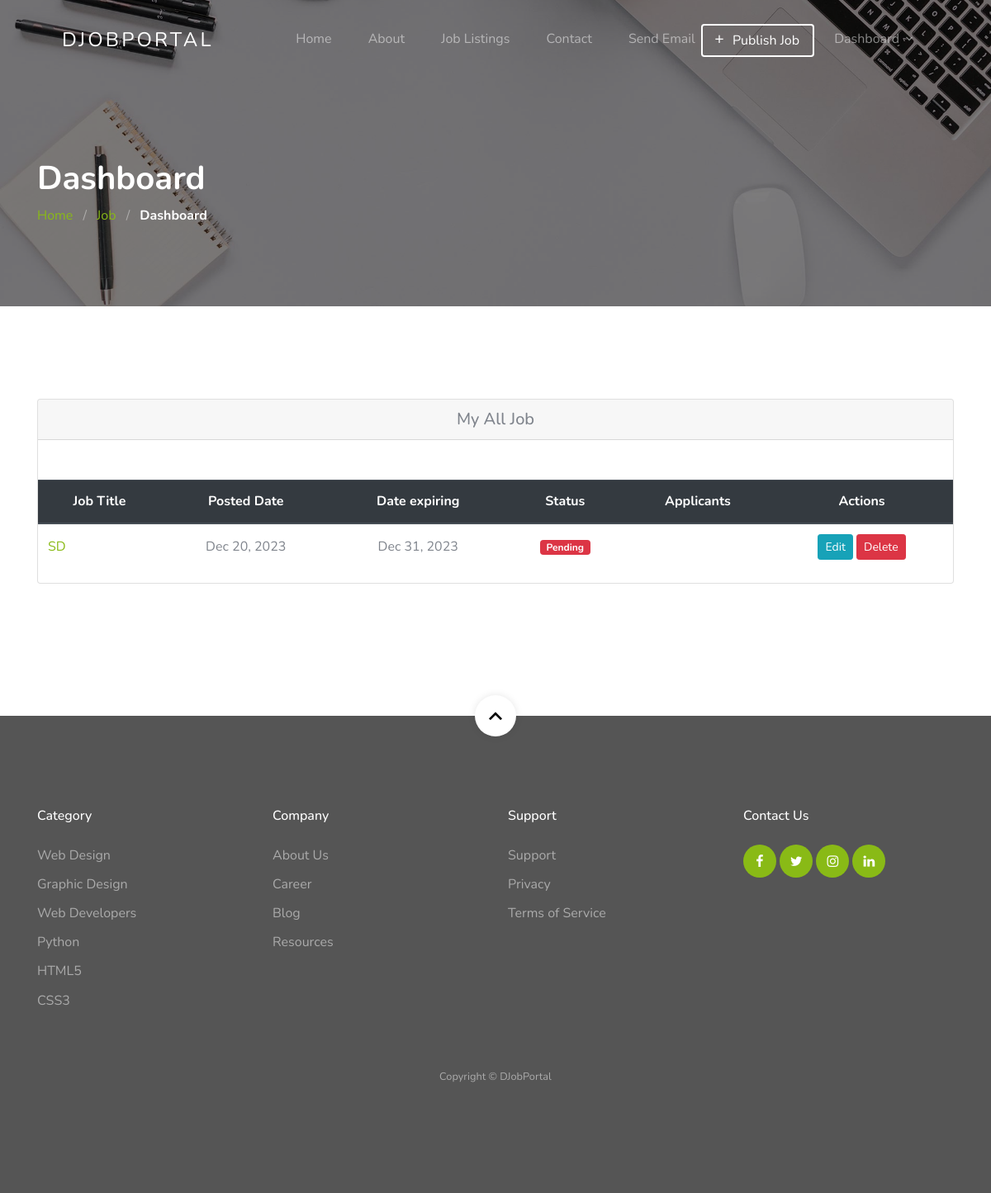
The page /dashboard/ (signed in) on the database its author committed.
### jobapp/models.py (models this page shows, shortened)
class Job(models.Model):
    user = models.ForeignKey(User, related_name='User', on_delete=models.CASCADE)
    title = models.CharField(max_length=300)
    description = RichTextField()
    tags = TaggableManager()
    location = models.CharField(max_length=300)
    job_type = models.CharField(choices=JOB_TYPE, max_length=1)
    category = models.ForeignKey(Category,related_name='Category', on_delete=models.CASCADE)
    salary = models.CharField(max_length=30, blank=True)
    company_name = models.CharField(max_length=300)
    company_description = RichTextField(blank=True, null=True)
    url = models.URLField(max_length=200)
    last_date = models.DateField()
    is_published = models.BooleanField(default=False)
    is_closed = models.BooleanField(default=False)
    timestamp = models.DateTimeField(auto_now=True)

### jobapp/views.py (the view)
# urls.py: path('dashboard/', views.dashboard_view, name='dashboard'),
@login_required(login_url=reverse_lazy('account:login'))
def dashboard_view(request):
    jobs = []
    savedjobs = []
    appliedjobs = []
    total_applicants = {}
    if request.user.role == 'employer':
        jobs = Job.objects.filter(user=request.user.id)
        for job in jobs:
            count = Applicant.objects.filter(job=job.id).count()
            total_applicants[job.id] = count
    if request.user.role == 'employee':
        savedjobs = BookmarkJob.objects.filter(user=request.user.id)
        appliedjobs = Applicant.objects.filter(user=request.user.id)
    context = {
        'jobs': jobs,
        'savedjobs': savedjobs,
        'appliedjobs':appliedjobs,
        'total_applicants': total_applicants
    }
    return render(request, 'jobapp/dashboard.html', context)

### jobapp/templatetags/get_total_applicant.py (called while the page is built)
@register.simple_tag(name='get_total_applicant')
def get_total_applicant(total_applicants , job):
    return total_applicants[job.id]

### template/jobapp/dashboard.html (shortened to what this page needs)
{% extends 'base.html' %}
{% load static %}
{% load get_total_applicant %}
{% block content %}
<section class="section-hero overlay inner-page bg-image"
    style="background-image: url('{% static 'images/hero_1.jpg' %}');" id="home-section">
    <div class="container">
        <div class="row">
            <div class="col-md-7">
                <h1 class="text-white font-weight-bold">Dashboard</h1>
                <div class="custom-breadcrumbs">
                    <a href="{% url 'jobapp:home' %}">Home</a> <span class="mx-2 slash">/</span>
                    <a href="{% url 'jobapp:job-list' %}">Job</a> <span class="mx-2 slash">/</span>
                    <span class="text-white"><strong>Dashboard</strong></span>
                </div>
            </div>
        </div>
    </div>
</section>
<section class="site-section">
    <div class="container">
        <div class="row">
            <div class="col-lg-12 mb-5">
                <div class="card">
                    {% if user.role == "employer" %}
                    <h5 class="card-header text-center">My All Job</h5>
                    {% if jobs %}
                    <table class="table text-center mt-5">
                        <thead class="thead-dark">
                            <tr>
                                <th>Job Title</th>
                                <th>Posted Date</th>
                                <th>Date expiring</th>
                                <th>Status</th>
                                <th>Applicants</th>
                                <th>Actions</th>
                            </tr>
                        </thead>
                        <tbody>
                            {% for job in jobs %}
                            <tr id="row_{{ job.id }}">
                                <td class="text-left"><a href="{% url 'jobapp:single-job' job.id %}">{{ job.title }}</a></td>
                                <td>{{ job.timestamp | date:'M d, Y'  }}</td>
                                <td>{{ job.last_date | date:'M d, Y' }}</td>
                                <td>
                                    {% if job.is_published == True %}
                                        <span class="badge badge-info">Published</span>
                                    {% else %}
                                        <span class="badge badge-danger px-2">Pending</span>
                                    {% endif %}
                                </td>
                                <td>
                                    {% get_total_applicant total_applicants job as is_applicant %}
                                </td>
                                <td>
                                    <a class="btn btn-info btn-sm" href="{% url 'jobapp:edit-job' job.id %}"
                                        role="button">Edit</a>
                                    <button onclick="call_sw_alert_func('{% url 'jobapp:delete' job.id %}','{{ job.id }}','Once Deleted, You Will Not be Able To Recover This Post!')" class="btn btn-danger btn-sm">Delete</button>
                                    </td>
                            </tr>
                            {% endfor %}
                        </tbody>
                    </table>
                    {% else %}
                    <p class="m-5">You have not any job yet !! <a href="{% url 'jobapp:create-job' %}">Create a new one.</a></p>
                    {% endif %}
                    {% endif %}
                </div>
            </div>
        </div>
    </div>
    </div>
{% endblock %}

### template/base.html (shortened to what this page needs)
<!DOCTYPE html>
<html>
      {% include 'head.html' %}
      <body id="top">
            {% include 'header.html' %}
            {% block content %}{% endblock %}
            {% include 'footer.html' %}
      </body>
</html>

### template/head.html (shortened to what this page needs)
{% load static %}
<head>
    <link rel="stylesheet" href="{% static 'css/custom-bs.css' %}">
    <link rel="stylesheet" href="{% static 'css/jquery.fancybox.min.css' %}">
    <link rel="stylesheet" href="{% static 'css/bootstrap-select.min.css' %}">
    <link rel="stylesheet" href="{% static 'fonts/icomoon/style.css' %}">
    <link rel="stylesheet" href="{% static 'fonts/line-icons/style.css' %}">
    <link rel="stylesheet" href="{% static 'css/owl.carousel.min.css' %}">
    <link rel="stylesheet" href="{% static 'css/animate.min.css' %}">
    <link rel="stylesheet" href="{% static 'css/bootstrap-datepicker.css' %}">
    <link rel="stylesheet" href="{% static 'css/style.css' %}">
</head>

### template/header.html (shortened to what this page needs)
<div class="site-wrap">
  <header class="site-navbar mt-3">
    <div class="container-fluid">
      <div class="row align-items-center">
        <div class="site-logo col-6"><a href="{% url 'jobapp:home' %}">DJobPortal</a></div>
        <nav class="mx-auto site-navigation">
          <ul class="site-menu js-clone-nav d-none d-xl-block ml-0 pl-0">
            <li><a href="{% url 'jobapp:home' %}" class="nav-link">Home</a></li>
            <li><a href="{% url 'jobapp:about-us' %}">About</a></li>
            <li><a href="{% url 'jobapp:job-list' %}">Job Listings</a></li>
            <li><a href="{% url 'jobapp:contact-us' %}">Contact</a></li>
            <li><a href="{% url 'jobapp:send-email' %}">Send Email</a></li>
          </ul>
        </nav>
        <div class="right-cta-menu text-right d-flex aligin-items-center col-6">
          <div class="ml-auto">
            <div class="site-navigation fix">
              <ul class="site-menu js-clone-nav d-none d-xl-block ml-0 pl-0">
                {% if user.is_authenticated and user.role == 'employer'  %}
                <a href="{% url 'jobapp:create-job' %}"
                  class="js-clone-nav pr-3 btn btn-outline-white border-width-2 d-none d-lg-inline-block"><span
                    class="mr-2 icon-add"></span>Publish Job</a>
                    <li class="pr-3 has-children">
                      <a>Dashboard</a>
                    </li>
                {% endif %}
              </ul>
            </div>
      </div>
    </div>
  </header>

### template/footer.html (shortened to what this page needs)
    <footer class="site-footer">
      <a href="#top" class="smoothscroll scroll-top">
        <span class="icon-keyboard_arrow_up"></span>
      </a>
      <div class="container">
        <div class="row mb-5">
          <div class="col-6 col-md-3 mb-4 mb-md-0">
            <h3>Category</h3>
            <ul class="list-unstyled">
              <li><a href="#">Web Design</a></li>
              <li><a href="#">Graphic Design</a></li>
              <li><a href="#">Web Developers</a></li>
              <li><a href="#">Python</a></li>
              <li><a href="#">HTML5</a></li>
              <li><a href="#">CSS3</a></li>
            </ul>
          </div>
          <div class="col-6 col-md-3 mb-4 mb-md-0">
            <h3>Company</h3>
            <ul class="list-unstyled">
              <li><a href="#">About Us</a></li>
              <li><a href="#">Career</a></li>
              <li><a href="#">Blog</a></li>
              <li><a href="#">Resources</a></li>
            </ul>
          </div>
          <div class="col-6 col-md-3 mb-4 mb-md-0">
            <h3>Support</h3>
            <ul class="list-unstyled">
              <li><a href="#">Support</a></li>
              <li><a href="#">Privacy</a></li>
              <li><a href="#">Terms of Service</a></li>
            </ul>
          </div>
          <div class="col-6 col-md-3 mb-4 mb-md-0">
            <h3>Contact Us</h3>
            <div class="footer-social">
              <a href="#"><span class="icon-facebook"></span></a>
              <a href="#"><span class="icon-twitter"></span></a>
              <a href="#"><span class="icon-instagram"></span></a>
              <a href="#"><span class="icon-linkedin"></span></a>
            </div>
          </div>
        </div>
        <div class="row text-center">
          <div class="col-12">
            <p class="copyright"><small>
            Copyright &copy; <a>DJobPortal</a>
            </small></p>
          </div>
        </div>
      </div>
    </footer>

### template/scripts.html (shortened to what this page needs)
{% load static %}

### rows shown on the page
Job: title "SD", timestamp "Dec 20, 2023", last_date "Dec 31, 2023", is_published "Pending"
